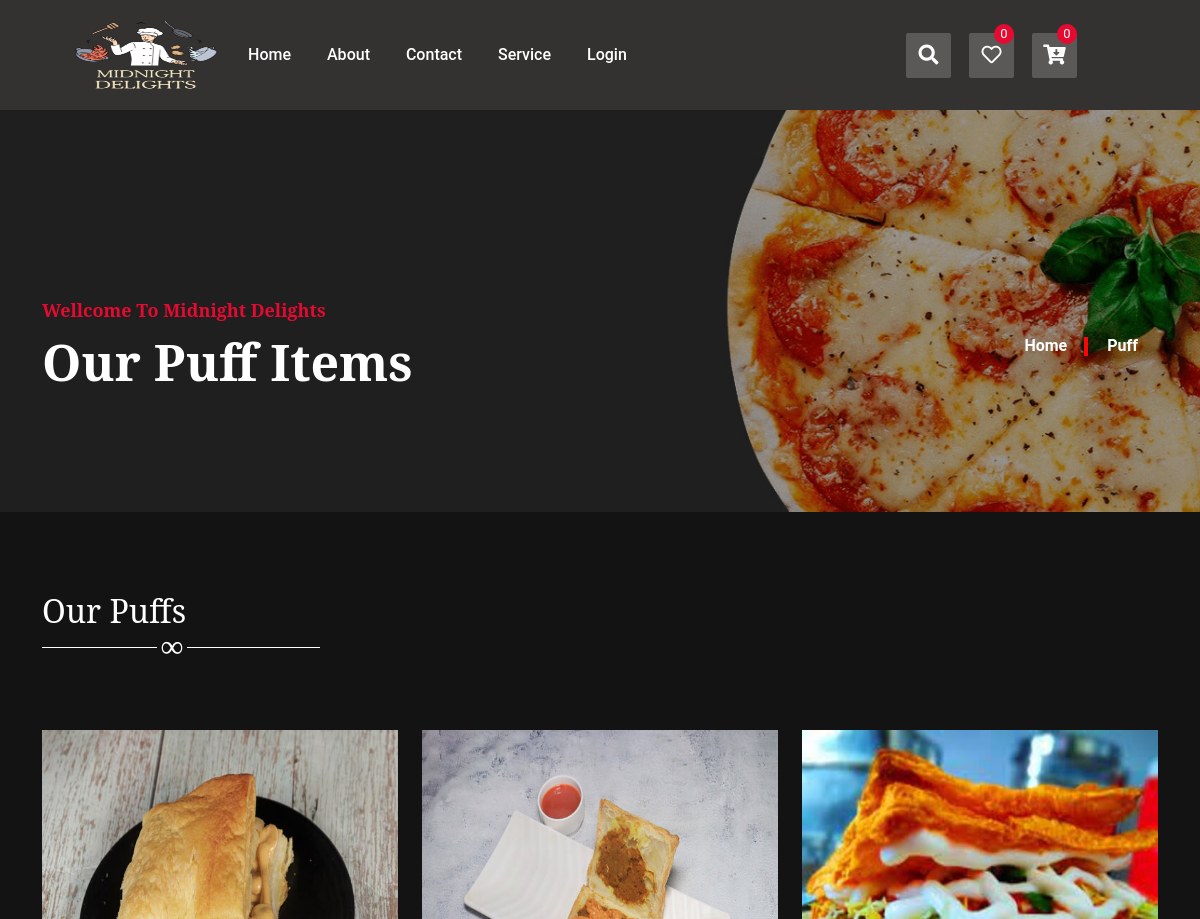
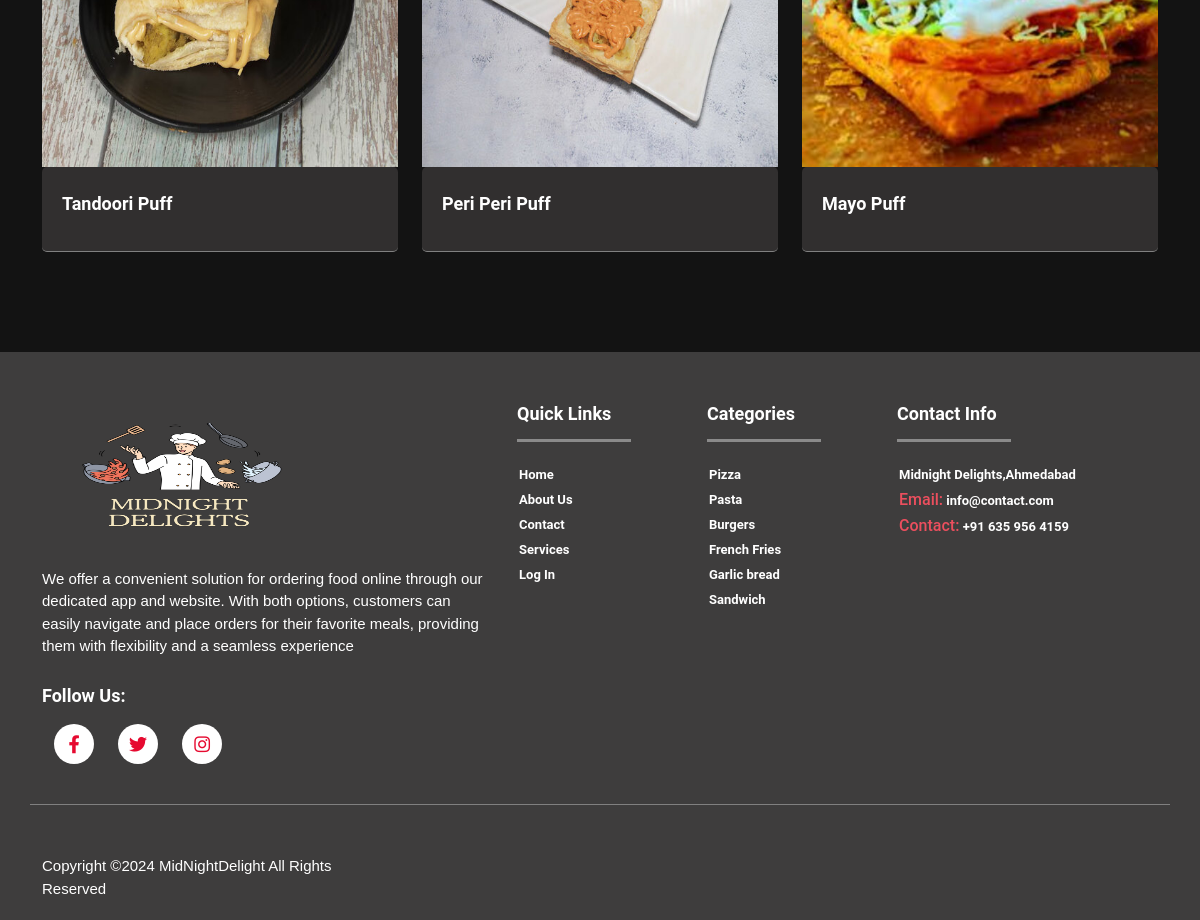
/category=Puff, run on the app's committed database (2 pictures, top to bottom).
### home/models.py (models this page shows)
class Food_Category(models.Model):
    Name = models.CharField(max_length=25, unique=True, null=True)
    Image = models.ImageField(upload_to='photos', validators=[validate_image_extension])
    Subcategory = models.ForeignKey('self', on_delete=models.SET_NULL, to_field='id', null=True, blank=True)
    def __str__(self):
        return self.Name
    def category_img(self):
        return mark_safe('<img src="{}" width="50%">'.format(self.Image.url))
    category_img.allow_tags = True

### home/views.py (the view, shortened to what this page needs)
# urls.py: path('category=<str:name>',views.subcategory,name="subcategory"),
def subcategory(request, name):
    name_list = re.split('(?<=.)(?=[A-Z])', name)
    print(name_list)
    cat_name = name_list[0]
    if len(name_list) > 1:
        for name in name_list[1:]:
            cat_name = cat_name + " " + name
    category = Food_Category.objects.get(Name=cat_name)
    subcategory_data = Food_Category.objects.filter(Subcategory=category.id).exclude(id=category.id)
    category = Food_Category.objects.get(id=category.id)
    cart_count = cart.objects.count()
    if (subcategory_data):
        context = {
            "subcategories": subcategory_data,
            "category": category,
            "cart_count": cart_count
        }
        return render(request, 'subcategory.html', context=context)
    return HttpResponse("Something Went Wrong!!")

### home/templates/subcategory.html (shortened to what this page needs)
<!DOCTYPE html>
{%load static%}
<html class="no-js" lang="en">
<head>
	<link rel="stylesheet" href=" {% static 'assets/css/bootstrap.min.css' %} ">
	<link rel="stylesheet" href=" {% static 'assets/css/fontawesome.all.min.css' %} ">
	<link rel="stylesheet" href=" {% static 'assets/css/owl.carousel.min.css' %} ">
	<link rel="stylesheet" href=" {% static 'assets/css/owl.theme.default.min.css' %} ">
	<link rel="stylesheet" href=" {% static 'assets/css/slick.css' %} ">
	<link rel="stylesheet" href=" {% static 'assets/css/slick-theme.css' %} ">
	<link rel="stylesheet" href=" {% static 'assets/css/animate.css' %} ">
	<link rel="stylesheet" href=" {% static 'assets/css/normalize.css' %} ">
	<link rel="stylesheet" href=" {% static 'assets/css/mega-menu.css' %} ">
	<link rel="stylesheet" href=" {% static 'assets/css/jquery-ui.min.css' %} ">
	<link rel="stylesheet" href=" {% static 'assets/css/magnific-popup.css' %} ">
	<link rel="stylesheet" href=" {% static 'assets/css/defult.css' %} ">
	<link rel="stylesheet" href=" {% static 'assets/css/style.css' %} ">
	<link rel="stylesheet" href=" {% static 'assets/css/responsive.css' %} ">
</head>
<body>
	<header class="header">
		<div class="header-top">
			<div class="container">
				<div class="row">
					<div class="col-xl-2 col-lg-2 align-self-center">
						<div class="logo logo-d-none">
							<a href="{% url 'index' %}"><img src=" {% static 'assets/img/logo-navbar.png' %} " height="100" width="200" alt="logo"></a>
						</div>
					</div>
					<div class="col-xl-7 col-lg-7 col-md-8 col-sm-6 col-2 align-self-center">
						<div class="d-none d-lg-block">
							<div class="header-menu">
								<div class="header-horizontal-menu">
									<ul class="menu-content">
										<li><a href="/">Home</a>
										</li>
										<li><a href="about">About</a></li>
										<li><a href="contact">Contact</a></li>
										<li><a href="service">Service</a></li>
										{% if request.session.username %}
										<li><a href="logout">Logout</a></li>
										{% else %}
										<li><a href="login">Login</a></li>
										{% endif %}
									</ul>
								</div>
							</div>
						</div>
					</div>
					<div class="col-xl-3 col-lg-3 col-md-4 col-sm-6 col-10  align-self-center">
						<div class="list-area-cart-user">
							<ul>
								<li><a href="javascript:void(0)" id="search-btn"><i class="fas fa-search"></i></a></li>
								<li><a href=" wishlist "><i class="far fa-heart"></i>
									{% if request.session.username %}
										<span>5</span></a>
									{% else %}
										<span>0</span></a>
									{% endif %}
								</li>
								<li><a href="javascript:void(0)" id="cart-btn"><i class="fas fa-cart-arrow-down"></i>
									{% if request.session.username %}
									<span>{{ cart_count }}</span></a>
									{% else %}
									<span>0</span></a>
									{% endif %}
								</li>
							</ul>
						</div>
					</div>
				</div>
			</div>
		</div>
	</header>
	<section class="home-page home-img" style="background: url(' {% static 'assets/img/banner/page.jpg' %} ');">
		<div class="container">
			<div class="row">
				<div class="col-lg-12">
					<div class="page-content">
						<div class="page-text">
							<h4>Wellcome to Midnight Delights</h4>
							<h2>Our {{ category }} Items</h2>
						</div>
						<div class="page-add">
							<ul>
								<li><a class="page-active" href="/">Home</a></li>
								<li><a href="#">{{ category }}</a></li>
							</ul>
						</div>
					</div>
				</div>
			</div>
		</div>
	</section>
	<section class="section2-area section-padding">
		<div class="container">
			<div class="row">
				<div class="col-lg-12">
					<div class="section-heading">
						<h2>Our {{ category }}s</h2>
					</div>
				</div>
			</div>
			<div class="row pt-40">
				{% for subcategory in subcategories %}
				<div class="col-lg-4 col-md-6">
					<div class="service-single">
						<div class="service-img">
							<a href="/category={{ subcategory.Name | cut:" " }}">
								<img src="/media/{{ subcategory.Image }}" alt="sr">
							</a>
						</div>
						<div class="service-text">
							<h4><a href="/category={{ subcategory.Name | cut:" " }}">{{ subcategory.Name }}</a></h4>
						</div>
					</div>
				</div>
				{% endfor %}
			</div>
		</div>
	</section>
	<footer id="footer" class="footer-area">
		<div class="container">
			<div class="row pt-20">
				<div class="col-lg-5 col-md-6 col-sm-6">
					<div class="footer-single">
						<div class="ft-head">
							<div class="logo">
								<a href="/"><img src=" {% static 'assets/img/logo-footer.png' %} " height="150" width="280" alt="logo"></a>
							</div>
						</div>
						<div class="ft-description">
							<p>We offer a convenient solution for ordering food online through our dedicated app and
								website. With both options, customers can easily navigate and place orders for their
								favorite meals, providing them with flexibility and a seamless experience</p>
						</div>
						<div class="scoial-area">
							<h4>Follow Us:</h4>
							<ul>
								<li><a href="#"><i class="fab fa-facebook-f "></i></a></li>
								<li><a href="#"><i class="fab fa-twitter"></i></a></li>
								<li><a href="#"><i class="fab fa-instagram"></i></a></li>
							</ul>
						</div>
					</div>
				</div>
				<div class="col-lg-2 col-md-6 col-sm-6">
					<div class="problem ">
						<div class="ft-head">
							<h3>Quick Links</h3>
						</div>
						<div class="footer-iteam">
							<ul>
								<li><a href="/">Home</a></li>
								<li><a href="about">About Us</a></li>
								<li><a href="contact">Contact</a></li>
								<li><a href="service">Services</a></li>
								<li><a href="login">Log In</a></li>
							</ul>
						</div>
					</div>
				</div>
				<div class=" col-lg-2 col-md-6 col-sm-6">
					<div class="problem ">
						<div class="ft-head">
							<h3>Categories</h3>
						</div>
						<div class="footer-iteam">
							<ul>
								<li><a href="#">Pizza</a></li>
								<li><a href="#">Pasta</a></li>
								<li><a href="#">Burgers</a></li>
								<li><a href="#">French Fries</a></li>
								<li><a href="#">Garlic bread</a></li>
								<li><a href="#">Sandwich</a></li>
							</ul>
						</div>
					</div>
				</div>
				<div class="col-lg-3 col-md-4 col-sm-6">
					<div class="ft-head">
						<h3>Contact Info</h3>
					</div>
					<div class="footer-iteam">
						<ul>
							<li><a href="#">Midnight Delights,Ahmedabad</a></li>
							<li><a href="mailto:nisargt1782@gmail.com"><span>Email:</span> info@contact.com</a></li>
							<li><a href="tel:+916359564159"><span>Contact:</span> +91 635 956 4159</a></li>
						</ul>
					</div>
				</div>
			</div>
			<div class="row row2">
				<div class="col-xl-4 col-lg-4 col-md-6 col-sm-12">
					<div class="ft-bottom-left">
						<p>Copyright &copy;2024 MidNightDelight All Rights Reserved</p>
					</div>
				</div>
			</div>
		</div>
	</footer>
</body>
</html>

### home/static/assets/css/defult.css (style rules this page uses)
.pt-20 { padding-top:20px; }
.pt-40 { padding-top:40px; }

### data on the page
Food_Category: Name "Puff"
Food_Category: Image (picture), Name "Tandoori Puff"
Food_Category: Image (picture), Name "Peri Peri Puff"
Food_Category: Image (picture), Name "Mayo Puff"
